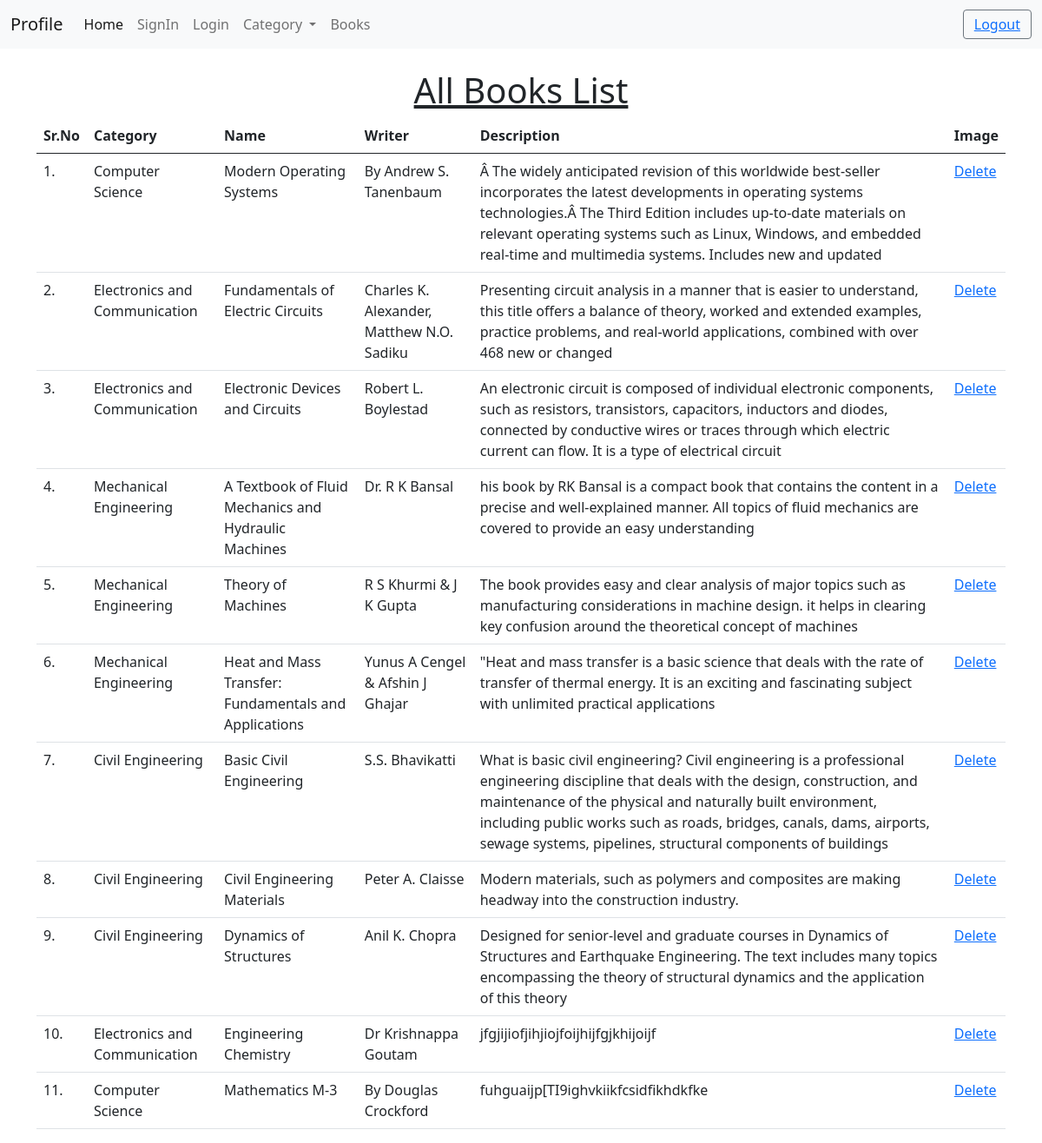
Screenshot of /view_books/ (signed in) with the database file from the repository.
### account/models.py (models this page shows, shortened)
class Book(models.Model):
    category = models.ForeignKey(BookCategory,on_delete=models.CASCADE)
    name = models.CharField(max_length = 100)
    writer = models.CharField(max_length =100)
    description = models.CharField(max_length = 700)
    imges=models.ImageField(upload_to='media',blank=True, null=True)

class BookCategory(models.Model):
    category = models.CharField(max_length =100)
    def __str__(self):
        return self.category

### account/views.py (the view)
# urls.py: path("view_books/", views.view_books, name="view_books"),
@login_required(login_url="login")
def view_books(request):
    data = Book.objects.all()
    return render(request,'view_books.html',{'data':data})

### templates/view_books.html (shortened to what this page needs)
{% extends "base.html" %}
{% block body %}
<div class="container mt-4">
    <h1 class="text-center"><u>All Books List</u></h1>
    <table class="table table-hover" id="example">
        <thead>
            <tr>
                <th>Sr.No</th>
                <th>Category</th>
                <th>Name</th>
                <th>Writer</th>
                <th>Description</th>
                <th>Image</th>
            </tr>
        </thead>
        <tbody>
            {% for Book in data %}
            <tr>
                <td>{{forloop.counter}}.</td>
                <td>{{Book.category}}</td>
                <td>{{Book.name}}</td>
                <td>{{Book.writer}}</td>
                <td>{{Book.description}}</td>
                <td><a href="{% url 'delete_book' id=Book.id %}">Delete</a></td>
            </tr>
            {% endfor %}
        </tbody>
    </table>
    </div>
{% endblock body %}

### rows the page displays
Book: category "Computer Science", name "Modern Operating Systems", writer "By Andrew S. Tanenbaum", description "Â The widely anticipated revision of this worldwide best-seller incorporates the latest developments in operating systems technologies.Â The Third Edition includes up-to-date materials on relevant operating systems such as Linux, Windows, and embedded real-time and multimedia systems. Includes new and updated"
Book: category "Electronics and Communication", name "Fundamentals of Electric Circuits", writer "Charles K. Alexander, Matthew N.O. Sadiku", description "Presenting circuit analysis in a manner that is easier to understand, this title offers a balance of theory, worked and extended examples, practice problems, and real-world applications, combined with over 468 new or changed"
Book: category "Electronics and Communication", name "Electronic Devices and Circuits", writer "Robert L. Boylestad", description "An electronic circuit is composed of individual electronic components, such as resistors, transistors, capacitors, inductors and diodes, connected by conductive wires or traces through which electric current can flow. It is a type of electrical circuit"
Book: category "Mechanical Engineering", name "A Textbook of Fluid Mechanics and Hydraulic Machines", writer "Dr. R K Bansal", description "his book by RK Bansal is a compact book that contains the content in a precise and well-explained manner. All topics of fluid mechanics are covered to provide an easy understanding"
Book: category "Mechanical Engineering", name "Theory of Machines", writer "R S Khurmi & J K Gupta", description "The book provides easy and clear analysis of major topics such as manufacturing considerations in machine design. it helps in clearing key confusion around the theoretical concept of machines"
Book: category "Mechanical Engineering", name "Heat and Mass Transfer: Fundamentals and Applications", writer "Yunus A Cengel & Afshin J Ghajar", description "\"Heat and mass transfer is a basic science that deals with the rate of transfer of thermal energy. It is an exciting and fascinating subject with unlimited practical applications"
Book: category "Civil Engineering", name "Basic Civil Engineering", writer "S.S. Bhavikatti", description "What is basic civil engineering? Civil engineering is a professional engineering discipline that deals with the design, construction, and maintenance of the physical and naturally built environment, including public works such as roads, bridges, canals, dams, airports, sewage systems, pipelines, structural components of buildings"
Book: category "Civil Engineering", name "Civil Engineering Materials", writer "Peter A. Claisse", description "Modern materials, such as polymers and composites are making headway into the construction industry."
Book: category "Civil Engineering", name "Dynamics of Structures", writer "Anil K. Chopra", description "Designed for senior-level and graduate courses in Dynamics of Structures and Earthquake Engineering. The text includes many topics encompassing the theory of structural dynamics and the application of this theory"
Book: category "Electronics and Communication", name "Engineering Chemistry", writer "Dr Krishnappa Goutam", description "jfgjijiofjihjiojfoijhijfgjkhijoijf"
Book: category "Computer Science", name "Mathematics M-3", writer "By Douglas Crockford", description "fuhguaijp[TI9ighvkiikfcsidfikhdkfke"
